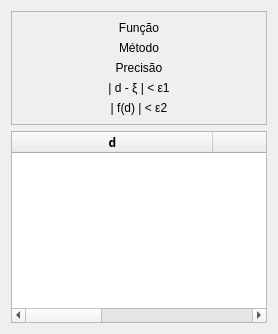
        <widget class="QWidget" name="tab_6">
         <attribute name="title">
          <string>6.</string>
         </attribute>
         <layout class="QVBoxLayout" name="verticalLayout_23">
          <item>
           <widget class="QFrame" name="entrada_6">
            <property name="minimumSize">
             <size>
              <width>0</width>
              <height>80</height>
             </size>
            </property>
            <property name="frameShape">
             <enum>QFrame::StyledPanel</enum>
            </property>
            <property name="frameShadow">
             <enum>QFrame::Raised</enum>
            </property>
            <property name="class" stdset="0">
             <string>entradas</string>
            </property>
            <layout class="QVBoxLayout" name="verticalLayout_10">
             <item>
              <widget class="QLabel" name="l_func_6">
               <property name="text">
                <string>Função</string>
               </property>
               <property name="textFormat">
                <enum>Qt::AutoText</enum>
               </property>
               <property name="alignment">
                <set>Qt::AlignCenter</set>
               </property>
               <property name="class" stdset="0">
                <string>tituloView</string>
               </property>
              </widget>
             </item>
             <item>
              <widget class="QLabel" name="l_meto_6">
               <property name="text">
                <string>Método</string>
               </property>
               <property name="textFormat">
                <enum>Qt::AutoText</enum>
               </property>
               <property name="alignment">
                <set>Qt::AlignCenter</set>
               </property>
               <property name="class" stdset="0">
                <string>tituloView</string>
               </property>
              </widget>
             </item>
             <item>
              <widget class="QLabel" name="l_prec_6">
               <property name="text">
                <string>Precisão</string>
               </property>
               <property name="textFormat">
                <enum>Qt::AutoText</enum>
               </property>
               <property name="alignment">
                <set>Qt::AlignCenter</set>
               </property>
               <property name="class" stdset="0">
                <string>tituloView</string>
               </property>
              </widget>
             </item>
             <item>
              <widget class="QLabel" name="l_er1_6">
               <property name="text">
                <string>| d - ξ | &lt; ε1</string>
               </property>
               <property name="textFormat">
                <enum>Qt::AutoText</enum>
               </property>
               <property name="alignment">
                <set>Qt::AlignCenter</set>
               </property>
               <property name="class" stdset="0">
                <string>tituloView</string>
               </property>
              </widget>
             </item>
             <item>
              <widget class="QLabel" name="l_er2_6">
               <property name="text">
                <string>| f(d) | &lt; ε2</string>
               </property>
               <property name="textFormat">
                <enum>Qt::AutoText</enum>
               </property>
               <property name="alignment">
                <set>Qt::AlignCenter</set>
               </property>
               <property name="class" stdset="0">
                <string>tituloView</string>
               </property>
              </widget>
             </item>
            </layout>
           </widget>
          </item>
          <item>
           <widget class="QTableWidget" name="tabela_6">
            <property name="alternatingRowColors">
             <bool>true</bool>
            </property>
            <property name="class" stdset="0">
             <string>table</string>
            </property>
            <attribute name="horizontalHeaderDefaultSectionSize">
             <number>201</number>
            </attribute>
            <column>
             <property name="text">
              <string>d</string>
             </property>
             <property name="font">
              <font>
               <family>Sans Serif</family>
               <weight>75</weight>
               <bold>true</bold>
              </font>
             </property>
            </column>
            <column>
             <property name="text">
              <string>f(d)</string>
             </property>
             <property name="font">
              <font>
               <family>Sans Serif</family>
               <weight>75</weight>
               <bold>true</bold>
              </font>
             </property>
            </column>
            <column>
             <property name="text">
              <string>|b-a|</string>
             </property>
             <property name="font">
              <font>
               <family>Sans Serif</family>
               <weight>75</weight>
               <bold>true</bold>
              </font>
             </property>
            </column>
           </widget>
          </item>
         </layout>
        </widget>
